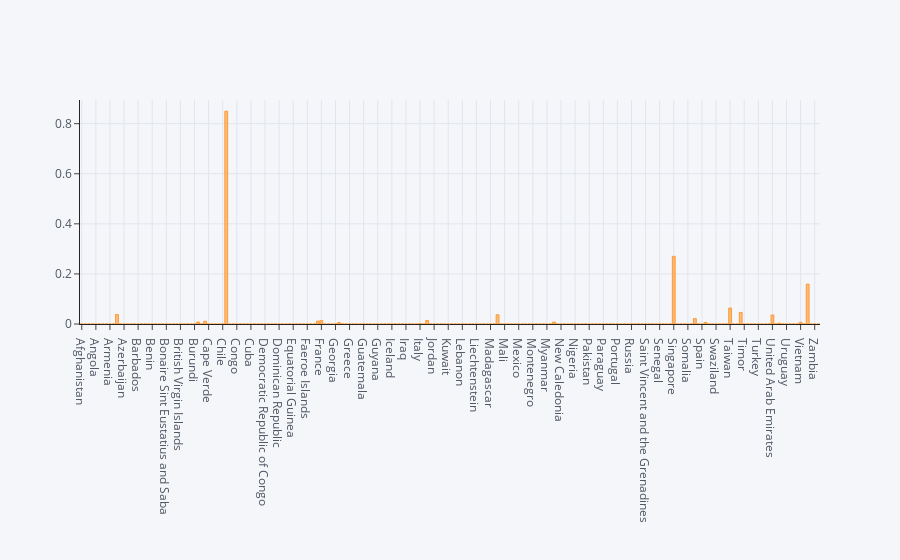

Here is the notebook cell this chart was saved with:
### Code cell
df2.iplot(kind='bar',x='location',y='January-20')

### Figure 1 — Plotly figure (JSON) as saved in the notebook; plotly's stock layout.template omitted (floating-point values rounded to 4 significant figures; data arrays with more than 128 entries replaced by an {"elided": "..."} marker saying what was removed)
{"data": [{"marker": {"color": "rgba(255, 153, 51, 0.6)", "line": {"color": "rgba(255, 153, 51, 1.0)", "width": 1}}, "name": "January-20", "orientation": "v", "text": "", "type": "bar", "x": {"elided": "210 str values"}, "y": {"elided": "210 float values"}}], "layout": {"legend": {"bgcolor": "#F5F6F9", "font": {"color": "#4D5663"}}, "paper_bgcolor": "#F5F6F9", "plot_bgcolor": "#F5F6F9", "title": {"font": {"color": "#4D5663"}}, "xaxis": {"gridcolor": "#E1E5ED", "showgrid": true, "tickfont": {"color": "#4D5663"}, "title": {"font": {"color": "#4D5663"}, "text": ""}, "zerolinecolor": "#E1E5ED"}, "yaxis": {"gridcolor": "#E1E5ED", "showgrid": true, "tickfont": {"color": "#4D5663"}, "title": {"font": {"color": "#4D5663"}, "text": ""}, "zerolinecolor": "#E1E5ED"}}}
